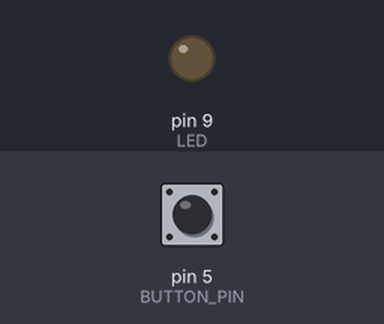
Bench run of a sketch on a simulated Arduino Uno, built with avr-gcc and run on an emulated ATmega328P. Parts: output pins drawn as LEDs (lit = HIGH). The inputs (shaded band) are chosen by the test bench; at power-on: pin 5 (BUTTON_PIN) HIGH.

Above: at 1.2 s.
1.3 s: pin 5 (BUTTON_PIN) pulled LOW for 1 s
At 2.6 s:
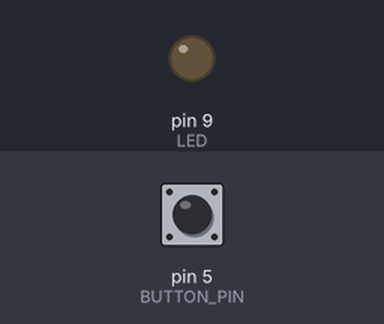
4.3 s: pin 5 (BUTTON_PIN) pulled LOW for 3.2 s
At 6.02 s:
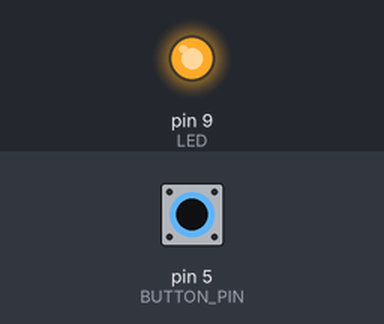
Timing chart, 0 to 8.9 s (numbered marks = the images above; inputs shaded):
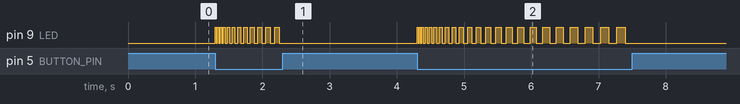

Measured:
- after the input at 1.3 s, pin 9 (LED): LOW → HIGH at once, then repeats every 0.04 s: LOW 0.02 s, HIGH 0.02 s, until it stays LOW from 2.3 s
- after the input at 4.3 s, pin 9 (LED): LOW → HIGH at once, then repeats every 0.04 s: LOW 0.02 s, HIGH 0.02 s, until it stays LOW from 7.4 s

The sketch:

_02_ArduinoClass_Switch.ino
```cpp
const int LED = 9;
const int BUTTON_PIN = 5;

const int INCREMENT = 5;

const int DEFAULT_WAIT = 10;

int wait;

void setup() {

  // initialize the digital pin as an output.
  pinMode(LED, OUTPUT);

    // initialize the button pin as an input.
  pinMode(BUTTON_PIN, INPUT);

  wait = 10;

}

void loop() {


  boolean button_off = digitalRead(BUTTON_PIN);

  if (button_off == LOW) {

    wait = wait + INCREMENT;

    digitalWrite(LED, HIGH);   // turn the LED on (HIGH is the voltage level)
    delay(wait);               // wait for a second
    digitalWrite(LED, LOW);    // turn the LED off by making the voltage LOW
    delay(wait);             // wait for a second

  } else {
    wait = DEFAULT_WAIT;
  }

}
```
